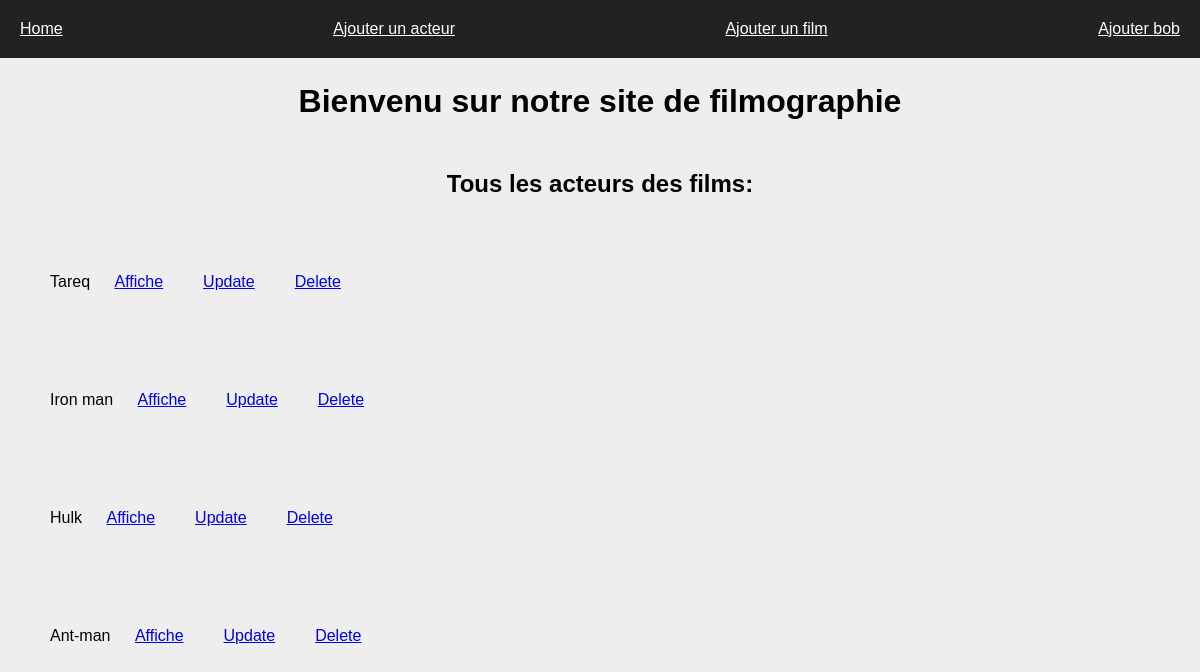
The app's page /Films_MCU/, older data.
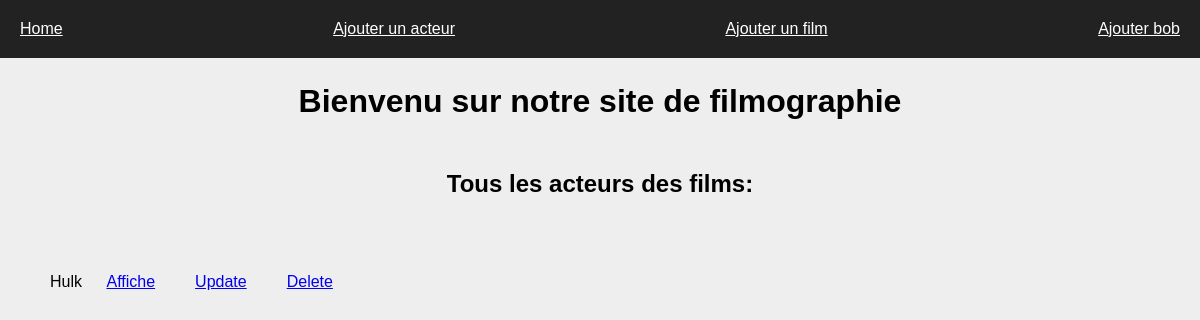
The same page, newer data.
### Films_MCU/models.py (models this page shows, shortened)
class Superhero(models.Model):
    nom = models.CharField(max_length=100,blank=False)
    date = models.DateField(blank=False, default=django.utils.timezone.now())
    createur = models.CharField(max_length=100,blank=False)
    acteurs = models.TextField(blank=False)
    super_pouvoir = models.TextField(blank=False)
    description = models.TextField(blank=False)
    def __str__(self):
        return f"{self.nom}"

### Films_MCU/views.py (the view)
# urls.py: path('',views.home),
def home(request):
    objects = list(models.Superhero.objects.all())
    return render(request, 'Films_MCU/home.html',{"objects" : objects})

### Films_MCU/templates/Films_MCU/home.html (shortened to what this page needs)
{% extends "Films_MCU/main.html" %}
{% block content %}
    <h1> Bienvenu sur notre site de filmographie </h1>
    <h2> Tous les acteurs des films: </h2>
    <ol>
        {% for i in objects %}
            <li>{{i}} <a class="link" href="/Films_MCU/affiche2/{{i.id}}">Affiche</a><a class="link" href="/Films_MCU/update2/{{i.id}}">Update</a><a class="link" href="/Films_MCU/delete2/{{i.id}}">Delete</a></li>
        {% endfor %}
    </ol>
{% endblock %}

Row changes from the older to the newer data that the page shows:
removed Superhero: nom "Tareq"
removed Superhero: nom "Iron man"
removed Superhero: nom "Ant-man"
